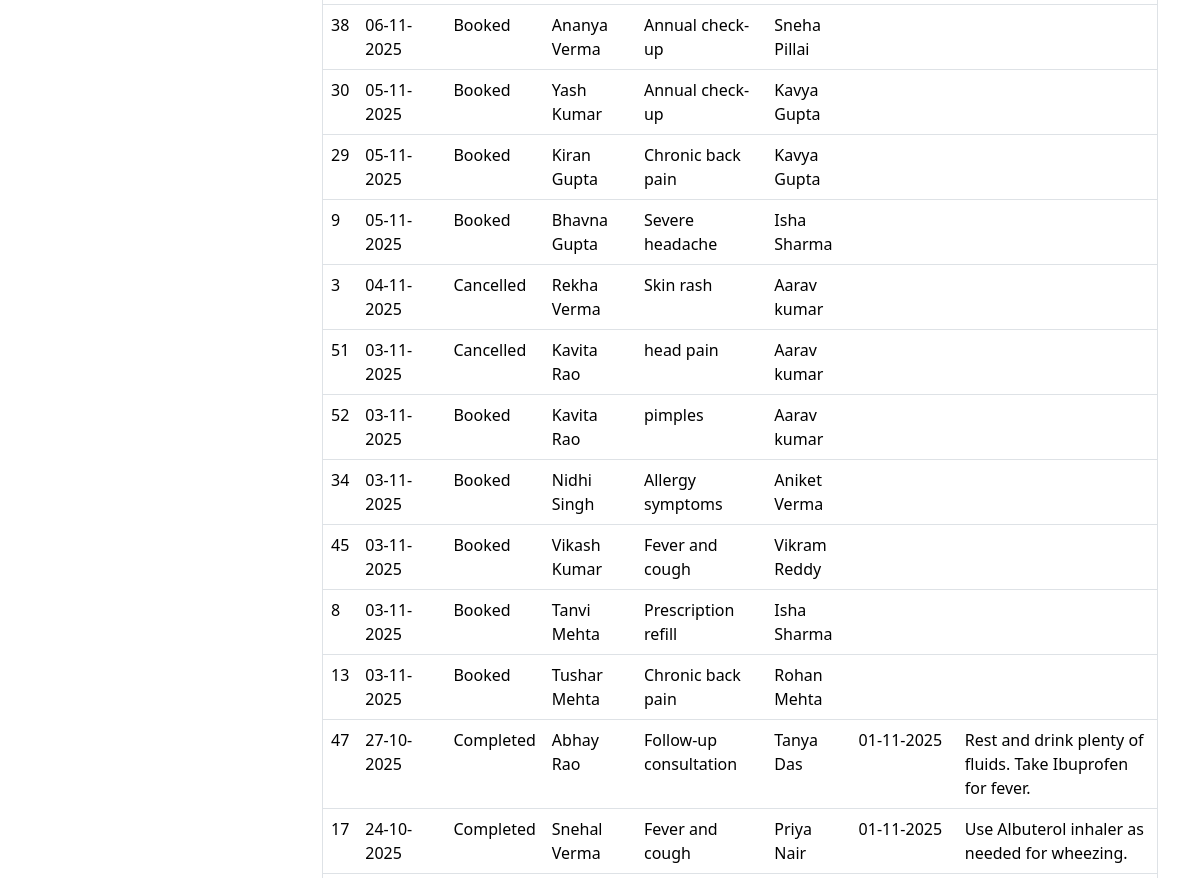
Before: /admin/view_appointments (signed in, middle part) with the older database file.
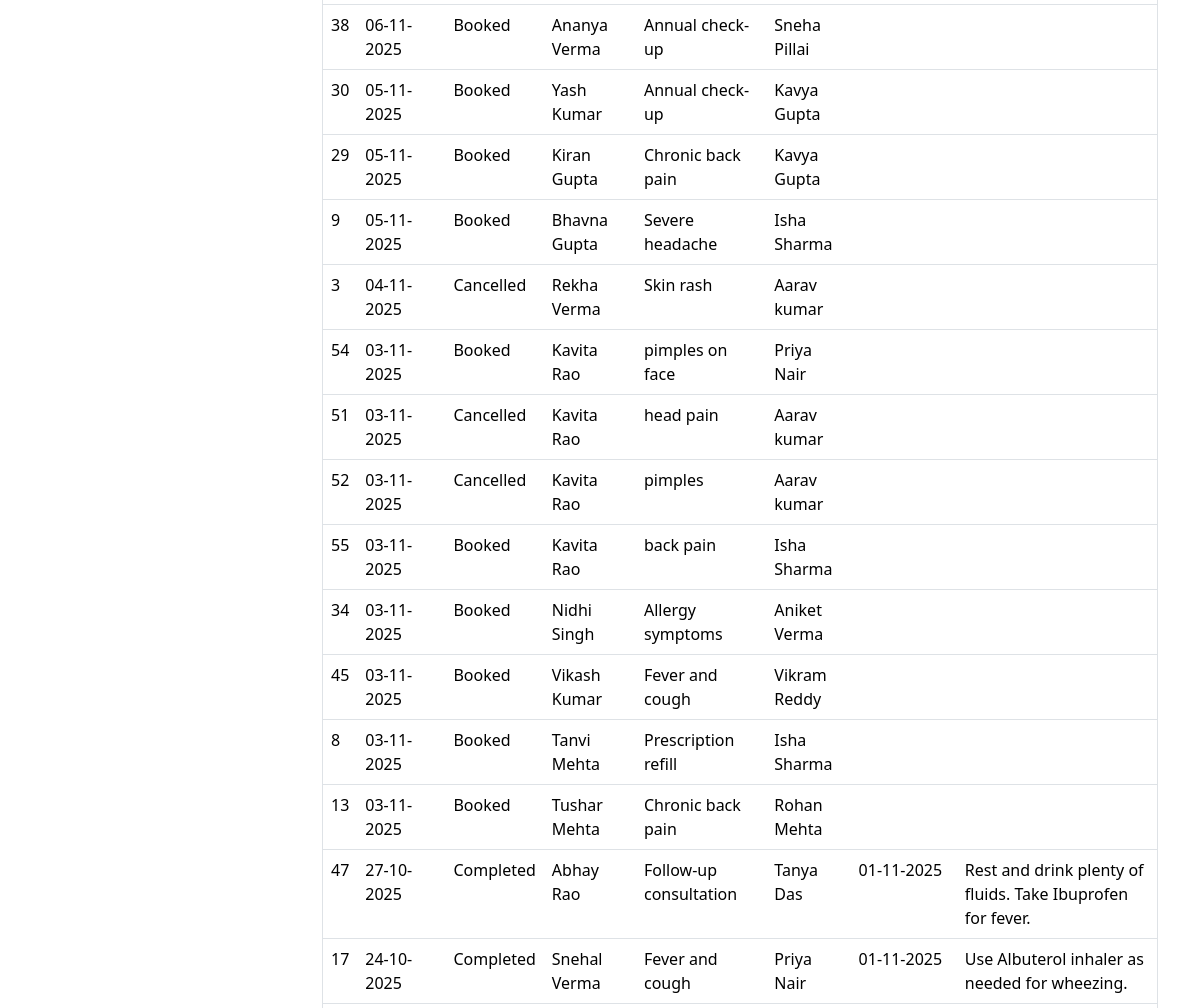
After: the same page with the newer database file.
### models.py (models this page shows, shortened)
class Appointment(db.Model):
    __tablename__ = 'appointments'
    id = db.Column(db.Integer, primary_key=True)
    patient_id = db.Column(db.Integer, db.ForeignKey('users.id'), nullable=False)
    patient = db.relationship('User', foreign_keys=[patient_id], back_populates='patient_appointments')
    appointment_datetime = db.Column(db.DateTime, nullable=False)
    reason = db.Column(db.Text)
    status = db.Column(db.String(20), nullable=False, default='Booked')
    created_at = db.Column(db.DateTime, default=datetime.utcnow)
    doctor_id = db.Column(db.Integer, db.ForeignKey('users.id'), nullable=False)
    doctor = db.relationship('User', foreign_keys=[doctor_id], back_populates='doctor_appointments')
    treatment = db.relationship('Treatment', back_populates='appointment', uselist=False, cascade='all, delete-orphan')

class User(UserMixin, db.Model):
    __tablename__ = 'users'
    id = db.Column(db.Integer, primary_key=True)
    email = db.Column(db.String(150), unique=True, nullable=False)
    password = db.Column(db.String(200), nullable=False)
    first_name = db.Column(db.String(100), nullable=False)
    last_name = db.Column(db.String(100), nullable=False)
    created_at = db.Column(db.DateTime, default=datetime.utcnow)
    role = db.Column(db.String(20), nullable=False)
    contact_number = db.Column(db.String(100), nullable=True)
    gender = db.Column(db.String(10), nullable=True)
    dob = db.Column(db.Date, nullable=True)
    address = db.Column(db.String(255), nullable=True)
    patient_appointments = db.relationship('Appointment', foreign_keys='Appointment.patient_id', back_populates='patient', lazy=True)
    qualification = db.Column(db.String(200))
    specialization_id = db.Column(db.Integer, db.ForeignKey('departments.id'), nullable=True)
    specialization = db.relationship('Department', back_populates='doctors')
    doctor_appointments = db.relationship('Appointment', foreign_keys='Appointment.doctor_id', back_populates='doctor', lazy=True)

class Treatment(db.Model):
    __tablename__ = 'treatments'
    id = db.Column(db.Integer, primary_key=True)
    created_at = db.Column(db.DateTime, default=datetime.utcnow)
    appointment_id = db.Column(db.Integer, db.ForeignKey('appointments.id'), unique=True, nullable=False)
    diagnosis = db.Column(db.Text, nullable=False)
    prescription = db.Column(db.Text, nullable=True)
    notes = db.Column(db.Text, nullable=True)
    appointment = db.relationship('Appointment', back_populates='treatment')

### routes/admin.py (the view)
@admin.route('/view_appointments')
@login_required
def view_appointments():
    check_user_role('admin')
    sort_by = request.args.get('sort', '').lower()
    query = Appointment.query
    if sort_by == 'booked':
        query = query.filter_by(status='Booked')
    elif sort_by == 'completed':
        query = query.filter_by(status='Completed')
    elif sort_by == 'cancelled':
        query = query.filter_by(status='Cancelled')
    appointments = query.order_by(
        Appointment.appointment_datetime.desc()).all()
    return render_template('admin/appointment/appointments.html',
                           appointments=appointments,
                           current_sort=sort_by)

### app.py (called while the page is built)
def create_app():
    app = Flask(__name__)
    app.secret_key = 'app_secret_key'
    app.config['SQLALCHEMY_DATABASE_URI'] = 'sqlite:///hospital.db'
    db.init_app(app)
    bcrypt.init_app(app)
    login_manager.init_app(app)
    login_manager.login_view = 'auth.login'
    @login_manager.user_loader
    def load_user(user_id):
        return User.query.get(int(user_id))
    app.register_blueprint(auth, url_prefix='/auth')
    app.register_blueprint(admin, url_prefix='/admin')
    app.register_blueprint(doctor, url_prefix='/doctor')
    app.register_blueprint(patient, url_prefix='/patient')
    app.register_blueprint(api_bp, url_prefix='/api')
    with app.app_context():
        db.create_all()
        print('Database Created Successfully !!')
    return app

### routes/auth.py (called while the page is built)
def check_user_role(role):
    if current_user.role not in role:
        flash(f'You must be an {role} to view this page.')
        return redirect(url_for('auth.login'))

### templates/admin/appointment/appointments.html (shortened to what this page needs)
{% extends "base.html" %}
{% block main %}
<h2>Appointments Data</h2><br>
<table border="solid" class="table">
    <tbody>
        {% for appointment in appointments %}
        <tr>
            <td>{{ appointment.id }} </td>
            <td>{{ appointment.appointment_datetime.strftime('%d-%m-%Y') }}</td>
            <td>{{ appointment.status }}</td>
            <td>{{ appointment.patient.first_name }} {{ appointment.patient.last_name }} </td>
            <td>{{ appointment.reason }}</td>
            <td>{{ appointment.doctor.first_name }} {{ appointment.doctor.last_name }} </td>
            <td>
                {% if appointment.treatment %}
                {{ appointment.treatment.created_at.strftime('%d-%m-%Y') }}
                {% endif %}
            </td>
            <td>{{ appointment.treatment.prescription }}</td>
        </tr>
        {% endfor %}
    </tbody>
</table>
{% endblock %}

### templates/base.html (shortened to what this page needs)
<!DOCTYPE html>
<html lang="en">
<head>
    <link href="https://cdn.jsdelivr.net/npm/bootstrap@5.3.3/dist/css/bootstrap.min.css" rel="stylesheet"
        xintegrity="sha384-QWTKZyjpPEjISv5WaRU9OFeRpok6YctnYmDr5pNlyT2bRjXh0JMhjY6hW+ALEwIH">
    <link rel="stylesheet" href="https://cdnjs.cloudflare.com/ajax/libs/font-awesome/6.5.1/css/all.min.css">
</head>
<body class="container-sm">
    <div class="row md-2 mt-5 pt-3">
        <div class="d-flex flex-column flex-shrink-0 p-3  min-vh-100" style="width: 280px;">
            {% if current_user.is_authenticated %}
            {% if current_user.role =='patient' %}
            <br>
            {% endif %}
            {% endif %}
        </div>
        <div class="col">
            {% block main %}
            {% endblock %}
        </div>
    </div>
</body>
</html>

Changed rows visible on the page:
added Appointment: id "54", appointment_datetime "03-11-2025", status "Booked", patient.first_name "Kavita", patient.last_name "Rao", reason "pimples on face", doctor.first_name "Priya", doctor.last_name "Nair"
changed Appointment "pimples": status "Booked" → "Cancelled"
added Appointment: id "55", appointment_datetime "03-11-2025", status "Booked", patient.first_name "Kavita", patient.last_name "Rao", reason "back pain", doctor.first_name "Isha", doctor.last_name "Sharma"
